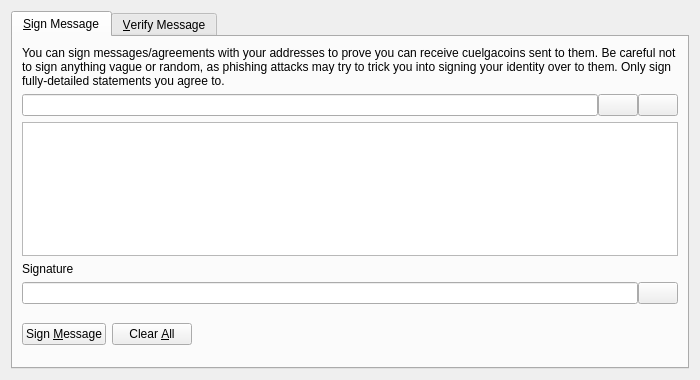
<?xml version="1.0" encoding="UTF-8"?>
<ui version="4.0">
 <class>SignVerifyMessageDialog</class>
 <widget class="QDialog" name="SignVerifyMessageDialog">
  <property name="geometry">
   <rect>
    <x>0</x>
    <y>0</y>
    <width>700</width>
    <height>380</height>
   </rect>
  </property>
  <property name="windowTitle">
   <string>Signatures - Sign / Verify a Message</string>
  </property>
  <property name="modal">
   <bool>true</bool>
  </property>
  <layout class="QVBoxLayout" name="verticalLayout">
   <item>
    <widget class="QTabWidget" name="tabWidget">
     <property name="currentIndex">
      <number>0</number>
     </property>
     <widget class="QWidget" name="tabSignMessage">
      <attribute name="title">
       <string>&amp;Sign Message</string>
      </attribute>
      <layout class="QVBoxLayout" name="verticalLayout_SM">
       <item>
        <widget class="QLabel" name="infoLabel_SM">
         <property name="text">
          <string>You can sign messages/agreements with your addresses to prove you can receive cuelgacoins sent to them. Be careful not to sign anything vague or random, as phishing attacks may try to trick you into signing your identity over to them. Only sign fully-detailed statements you agree to.</string>
         </property>
         <property name="textFormat">
          <enum>Qt::PlainText</enum>
         </property>
         <property name="wordWrap">
          <bool>true</bool>
         </property>
        </widget>
       </item>
       <item>
        <layout class="QHBoxLayout" name="horizontalLayout_1_SM">
         <property name="spacing">
          <number>0</number>
         </property>
         <item>
          <widget class="QValidatedLineEdit" name="addressIn_SM">
           <property name="toolTip">
            <string>The Cuelgacoin address to sign the message with</string>
           </property>
          </widget>
         </item>
         <item>
          <widget class="QPushButton" name="addressBookButton_SM">
           <property name="toolTip">
            <string>Choose previously used address</string>
           </property>
           <property name="text">
            <string/>
           </property>
           <property name="icon">
            <iconset resource="../bitcoin.qrc">
             <normaloff>:/icons/address-book</normaloff>:/icons/address-book</iconset>
           </property>
           <property name="shortcut">
            <string>Alt+A</string>
           </property>
           <property name="autoDefault">
            <bool>false</bool>
           </property>
          </widget>
         </item>
         <item>
          <widget class="QPushButton" name="pasteButton_SM">
           <property name="toolTip">
            <string>Paste address from clipboard</string>
           </property>
           <property name="text">
            <string/>
           </property>
           <property name="icon">
            <iconset resource="../bitcoin.qrc">
             <normaloff>:/icons/editpaste</normaloff>:/icons/editpaste</iconset>
           </property>
           <property name="shortcut">
            <string>Alt+P</string>
           </property>
           <property name="autoDefault">
            <bool>false</bool>
           </property>
          </widget>
         </item>
        </layout>
       </item>
       <item>
        <widget class="QPlainTextEdit" name="messageIn_SM">
         <property name="toolTip">
          <string>Enter the message you want to sign here</string>
         </property>
        </widget>
       </item>
       <item>
        <widget class="QLabel" name="signatureLabel_SM">
         <property name="text">
          <string>Signature</string>
         </property>
         <property name="textFormat">
          <enum>Qt::PlainText</enum>
         </property>
        </widget>
       </item>
       <item>
        <layout class="QHBoxLayout" name="horizontalLayout_2_SM">
         <property name="spacing">
          <number>0</number>
         </property>
         <item>
          <widget class="QLineEdit" name="signatureOut_SM">
           <property name="font">
            <font>
             <italic>true</italic>
            </font>
           </property>
           <property name="readOnly">
            <bool>true</bool>
           </property>
          </widget>
         </item>
         <item>
          <widget class="QPushButton" name="copySignatureButton_SM">
           <property name="toolTip">
            <string>Copy the current signature to the system clipboard</string>
           </property>
           <property name="text">
            <string/>
           </property>
           <property name="icon">
            <iconset resource="../bitcoin.qrc">
             <normaloff>:/icons/editcopy</normaloff>:/icons/editcopy</iconset>
           </property>
           <property name="autoDefault">
            <bool>false</bool>
           </property>
          </widget>
         </item>
        </layout>
       </item>
       <item>
        <layout class="QHBoxLayout" name="horizontalLayout_3_SM">
         <item>
          <widget class="QPushButton" name="signMessageButton_SM">
           <property name="toolTip">
            <string>Sign the message to prove you own this Cuelgacoin address</string>
           </property>
           <property name="text">
            <string>Sign &amp;Message</string>
           </property>
           <property name="icon">
            <iconset resource="../bitcoin.qrc">
             <normaloff>:/icons/edit</normaloff>:/icons/edit</iconset>
           </property>
           <property name="autoDefault">
            <bool>false</bool>
           </property>
          </widget>
         </item>
         <item>
          <widget class="QPushButton" name="clearButton_SM">
           <property name="toolTip">
            <string>Reset all sign message fields</string>
           </property>
           <property name="text">
            <string>Clear &amp;All</string>
           </property>
           <property name="icon">
            <iconset resource="../bitcoin.qrc">
             <normaloff>:/icons/remove</normaloff>:/icons/remove</iconset>
           </property>
           <property name="autoDefault">
            <bool>false</bool>
           </property>
          </widget>
         </item>
         <item>
          <spacer name="horizontalSpacer_1_SM">
           <property name="orientation">
            <enum>Qt::Horizontal</enum>
           </property>
           <property name="sizeHint" stdset="0">
            <size>
             <width>40</width>
             <height>48</height>
            </size>
           </property>
          </spacer>
         </item>
         <item>
          <widget class="QLabel" name="statusLabel_SM">
           <property name="font">
            <font>
             <weight>75</weight>
             <bold>true</bold>
            </font>
           </property>
           <property name="text">
            <string/>
           </property>
           <property name="wordWrap">
            <bool>true</bool>
           </property>
          </widget>
         </item>
         <item>
          <spacer name="horizontalSpacer_2_SM">
           <property name="orientation">
            <enum>Qt::Horizontal</enum>
           </property>
           <property name="sizeHint" stdset="0">
            <size>
             <width>40</width>
             <height>48</height>
            </size>
           </property>
          </spacer>
         </item>
        </layout>
       </item>
      </layout>
     </widget>
     <widget class="QWidget" name="tabVerifyMessage">
      <attribute name="title">
       <string>&amp;Verify Message</string>
      </attribute>
      <layout class="QVBoxLayout" name="verticalLayout_VM">
       <item>
        <widget class="QLabel" name="infoLabel_VM">
         <property name="text">
          <string>Enter the receiver's address, message (ensure you copy line breaks, spaces, tabs, etc. exactly) and signature below to verify the message. Be careful not to read more into the signature than what is in the signed message itself, to avoid being tricked by a man-in-the-middle attack. Note that this only proves the signing party receives with the address, it cannot prove sendership of any transaction!</string>
         </property>
         <property name="textFormat">
          <enum>Qt::PlainText</enum>
         </property>
         <property name="alignment">
          <set>Qt::AlignLeading|Qt::AlignLeft|Qt::AlignTop</set>
         </property>
         <property name="wordWrap">
          <bool>true</bool>
         </property>
        </widget>
       </item>
       <item>
        <layout class="QHBoxLayout" name="horizontalLayout_1_VM">
         <property name="spacing">
          <number>0</number>
         </property>
         <item>
          <widget class="QValidatedLineEdit" name="addressIn_VM">
           <property name="toolTip">
            <string>The Cuelgacoin address the message was signed with</string>
           </property>
          </widget>
         </item>
         <item>
          <widget class="QPushButton" name="addressBookButton_VM">
           <property name="toolTip">
            <string>Choose previously used address</string>
           </property>
           <property name="text">
            <string/>
           </property>
           <property name="icon">
            <iconset resource="../bitcoin.qrc">
             <normaloff>:/icons/address-book</normaloff>:/icons/address-book</iconset>
           </property>
           <property name="shortcut">
            <string>Alt+A</string>
           </property>
           <property name="autoDefault">
            <bool>false</bool>
           </property>
          </widget>
         </item>
        </layout>
       </item>
       <item>
        <widget class="QPlainTextEdit" name="messageIn_VM"/>
       </item>
       <item>
        <widget class="QValidatedLineEdit" name="signatureIn_VM"/>
       </item>
       <item>
        <layout class="QHBoxLayout" name="horizontalLayout_2_VM">
         <item>
          <widget class="QPushButton" name="verifyMessageButton_VM">
           <property name="toolTip">
            <string>Verify the message to ensure it was signed with the specified Cuelgacoin address</string>
           </property>
           <property name="text">
            <string>Verify &amp;Message</string>
           </property>
           <property name="icon">
            <iconset resource="../bitcoin.qrc">
             <normaloff>:/icons/transaction_0</normaloff>:/icons/transaction_0</iconset>
           </property>
           <property name="autoDefault">
            <bool>false</bool>
           </property>
          </widget>
         </item>
         <item>
          <widget class="QPushButton" name="clearButton_VM">
           <property name="toolTip">
            <string>Reset all verify message fields</string>
           </property>
           <property name="text">
            <string>Clear &amp;All</string>
           </property>
           <property name="icon">
            <iconset resource="../bitcoin.qrc">
             <normaloff>:/icons/remove</normaloff>:/icons/remove</iconset>
           </property>
           <property name="autoDefault">
            <bool>false</bool>
           </property>
          </widget>
         </item>
         <item>
          <spacer name="horizontalSpacer_1_VM">
           <property name="orientation">
            <enum>Qt::Horizontal</enum>
           </property>
           <property name="sizeHint" stdset="0">
            <size>
             <width>40</width>
             <height>48</height>
            </size>
           </property>
          </spacer>
         </item>
         <item>
          <widget class="QLabel" name="statusLabel_VM">
           <property name="font">
            <font>
             <weight>75</weight>
             <bold>true</bold>
            </font>
           </property>
           <property name="text">
            <string/>
           </property>
           <property name="wordWrap">
            <bool>true</bool>
           </property>
          </widget>
         </item>
         <item>
          <spacer name="horizontalSpacer_2_VM">
           <property name="orientation">
            <enum>Qt::Horizontal</enum>
           </property>
           <property name="sizeHint" stdset="0">
            <size>
             <width>40</width>
             <height>48</height>
            </size>
           </property>
          </spacer>
         </item>
        </layout>
       </item>
      </layout>
     </widget>
    </widget>
   </item>
  </layout>
 </widget>
 <customwidgets>
  <customwidget>
   <class>QValidatedLineEdit</class>
   <extends>QLineEdit</extends>
   <header>qvalidatedlineedit.h</header>
  </customwidget>
 </customwidgets>
 <resources>
  <include location="../bitcoin.qrc"/>
 </resources>
 <connections/>
</ui>
